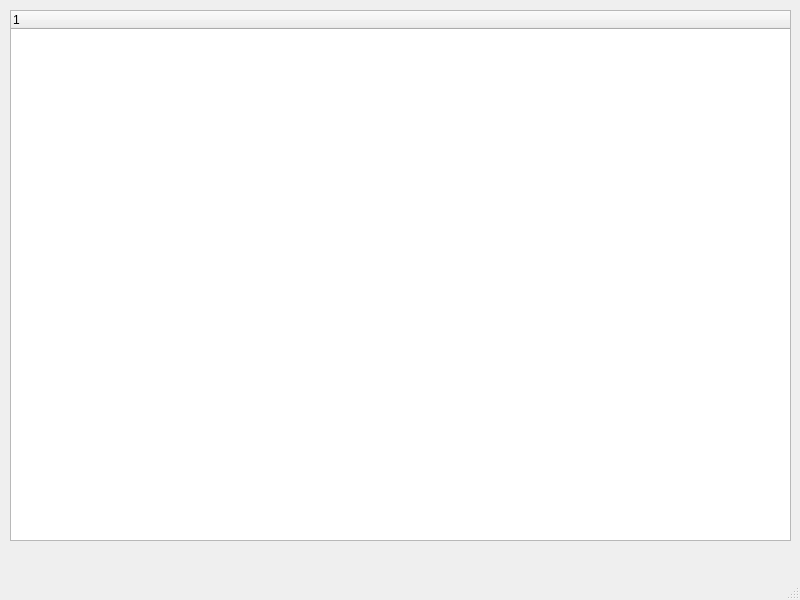
<?xml version="1.0" encoding="UTF-8"?>
<ui version="4.0">
 <class>bookUI</class>
 <widget class="QMainWindow" name="bookUI">
  <property name="geometry">
   <rect>
    <x>0</x>
    <y>0</y>
    <width>800</width>
    <height>600</height>
   </rect>
  </property>
  <property name="windowTitle">
   <string>MainWindow</string>
  </property>
  <widget class="QWidget" name="centralwidget">
   <widget class="QTreeWidget" name="treeWidget">
    <property name="geometry">
     <rect>
      <x>10</x>
      <y>10</y>
      <width>781</width>
      <height>531</height>
     </rect>
    </property>
    <column>
     <property name="text">
      <string notr="true">1</string>
     </property>
    </column>
   </widget>
  </widget>
  <widget class="QMenuBar" name="menubar">
   <property name="geometry">
    <rect>
     <x>0</x>
     <y>0</y>
     <width>800</width>
     <height>26</height>
    </rect>
   </property>
  </widget>
  <widget class="QStatusBar" name="statusbar"/>
 </widget>
 <resources/>
 <connections/>
</ui>
